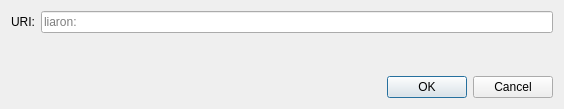
<?xml version="1.0" encoding="UTF-8"?>
<ui version="4.0">
 <class>OpenURIDialog</class>
 <widget class="QDialog" name="OpenURIDialog">
  <property name="geometry">
   <rect>
    <x>0</x>
    <y>0</y>
    <width>564</width>
    <height>109</height>
   </rect>
  </property>
  <property name="windowTitle">
   <string>Open liaron URI</string>
  </property>
  <layout class="QVBoxLayout" name="verticalLayout">
   <item>
    <layout class="QHBoxLayout" name="horizontalLayout">
     <item>
      <widget class="QLabel" name="label">
       <property name="text">
        <string>URI:</string>
       </property>
      </widget>
     </item>
     <item>
      <widget class="QValidatedLineEdit" name="uriEdit">
       <property name="placeholderText">
        <string notr="true">liaron:</string>
       </property>
      </widget>
     </item>
    </layout>
   </item>
   <item>
    <spacer name="verticalSpacer">
     <property name="orientation">
      <enum>Qt::Vertical</enum>
     </property>
     <property name="sizeHint" stdset="0">
      <size>
       <width>20</width>
       <height>40</height>
      </size>
     </property>
    </spacer>
   </item>
   <item>
    <widget class="QDialogButtonBox" name="buttonBox">
     <property name="orientation">
      <enum>Qt::Horizontal</enum>
     </property>
     <property name="standardButtons">
      <set>QDialogButtonBox::Cancel|QDialogButtonBox::Ok</set>
     </property>
    </widget>
   </item>
  </layout>
 </widget>
 <customwidgets>
  <customwidget>
   <class>QValidatedLineEdit</class>
   <extends>QLineEdit</extends>
   <header>qt/qvalidatedlineedit.h</header>
  </customwidget>
 </customwidgets>
 <resources/>
 <connections>
  <connection>
   <sender>buttonBox</sender>
   <signal>accepted()</signal>
   <receiver>OpenURIDialog</receiver>
   <slot>accept()</slot>
   <hints>
    <hint type="sourcelabel">
     <x>248</x>
     <y>254</y>
    </hint>
    <hint type="destinationlabel">
     <x>157</x>
     <y>274</y>
    </hint>
   </hints>
  </connection>
  <connection>
   <sender>buttonBox</sender>
   <signal>rejected()</signal>
   <receiver>OpenURIDialog</receiver>
   <slot>reject()</slot>
   <hints>
    <hint type="sourcelabel">
     <x>316</x>
     <y>260</y>
    </hint>
    <hint type="destinationlabel">
     <x>286</x>
     <y>274</y>
    </hint>
   </hints>
  </connection>
 </connections>
</ui>
